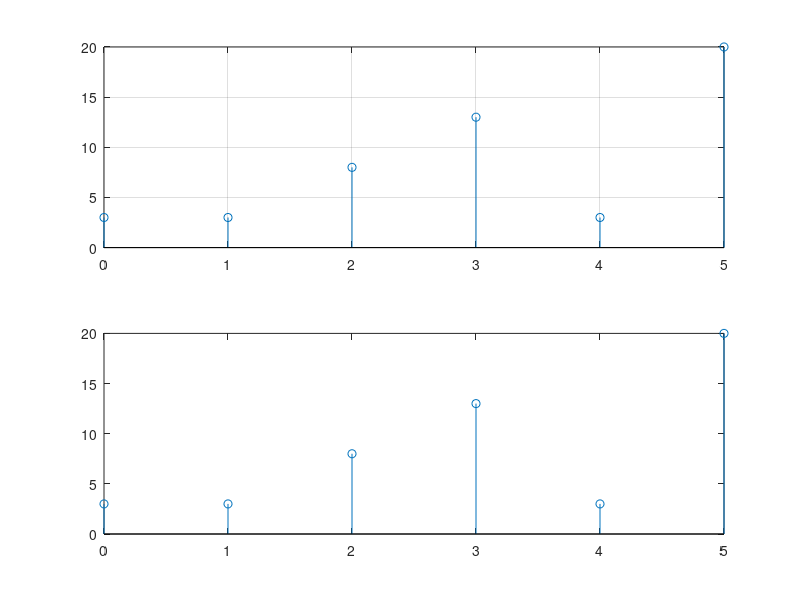

Recreate this plot in MATLAB.
x1=[1 2 3 4];
x2=[1 -1 2];
x3=[2 -2 3];
n=0:5;
x4=x2+x3;
y5=conv(x1,x4);
subplot(2,1,1)
stem(n,y5);
grid on;

y1=conv(x1,x2);
y2=conv(x1,x3);
y3=y1+y2;
subplot(2,1,2);
stem(n,y3);






